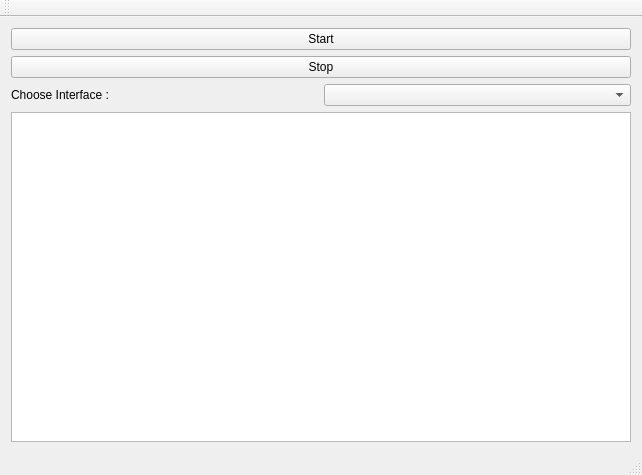
<?xml version="1.0" encoding="UTF-8"?>
<ui version="4.0">
 <class>MainWindow</class>
 <widget class="QMainWindow" name="MainWindow">
  <property name="geometry">
   <rect>
    <x>0</x>
    <y>0</y>
    <width>642</width>
    <height>475</height>
   </rect>
  </property>
  <property name="windowTitle">
   <string>MainWindow</string>
  </property>
  <widget class="QWidget" name="centralWidget">
   <layout class="QVBoxLayout" name="verticalLayout_2">
    <item>
     <layout class="QVBoxLayout" name="verticalLayout">
      <item>
       <widget class="QPushButton" name="pushButton">
        <property name="text">
         <string>Start</string>
        </property>
       </widget>
      </item>
      <item>
       <widget class="QPushButton" name="pushButton_2">
        <property name="text">
         <string>Stop</string>
        </property>
       </widget>
      </item>
     </layout>
    </item>
    <item>
     <layout class="QHBoxLayout" name="horizontalLayout">
      <item>
       <widget class="QLabel" name="label">
        <property name="text">
         <string>Choose Interface :</string>
        </property>
       </widget>
      </item>
      <item>
       <widget class="QComboBox" name="comboBox"/>
      </item>
     </layout>
    </item>
    <item>
     <layout class="QVBoxLayout" name="verticalLayout_3">
      <item>
       <widget class="QTextBrowser" name="textBrowser"/>
      </item>
     </layout>
    </item>
   </layout>
  </widget>
  <widget class="QMenuBar" name="menuBar">
   <property name="geometry">
    <rect>
     <x>0</x>
     <y>0</y>
     <width>642</width>
     <height>19</height>
    </rect>
   </property>
  </widget>
  <widget class="QToolBar" name="mainToolBar">
   <attribute name="toolBarArea">
    <enum>TopToolBarArea</enum>
   </attribute>
   <attribute name="toolBarBreak">
    <bool>false</bool>
   </attribute>
  </widget>
  <widget class="QStatusBar" name="statusBar"/>
 </widget>
 <layoutdefault spacing="6" margin="11"/>
 <resources/>
 <connections/>
</ui>
